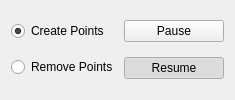
<?xml version="1.0" encoding="UTF-8"?>
<ui version="4.0">
 <class>PointFactoryControl</class>
 <widget class="QWidget" name="PointFactoryControl">
  <property name="geometry">
   <rect>
    <x>0</x>
    <y>0</y>
    <width>235</width>
    <height>100</height>
   </rect>
  </property>
  <property name="minimumSize">
   <size>
    <width>200</width>
    <height>100</height>
   </size>
  </property>
  <property name="windowTitle">
   <string>Form</string>
  </property>
  <property name="layoutDirection">
   <enum>Qt::LeftToRight</enum>
  </property>
  <layout class="QHBoxLayout" name="horizontalLayout">
   <item>
    <layout class="QVBoxLayout" name="verticalLayout">
     <property name="sizeConstraint">
      <enum>QLayout::SetNoConstraint</enum>
     </property>
     <item>
      <widget class="QRadioButton" name="createPointsRadioButton">
       <property name="text">
        <string>Create Points</string>
       </property>
       <property name="checked">
        <bool>true</bool>
       </property>
      </widget>
     </item>
     <item>
      <widget class="QRadioButton" name="removePointsRadioButton">
       <property name="text">
        <string>Remove Points</string>
       </property>
      </widget>
     </item>
    </layout>
   </item>
   <item>
    <layout class="QVBoxLayout" name="verticalLayout_2">
     <item>
      <widget class="QPushButton" name="pauseButton">
       <property name="text">
        <string>Pause</string>
       </property>
       <property name="checkable">
        <bool>true</bool>
       </property>
       <property name="checked">
        <bool>false</bool>
       </property>
      </widget>
     </item>
     <item>
      <widget class="QPushButton" name="resumeButton">
       <property name="text">
        <string>Resume</string>
       </property>
       <property name="checkable">
        <bool>true</bool>
       </property>
       <property name="checked">
        <bool>true</bool>
       </property>
      </widget>
     </item>
    </layout>
   </item>
  </layout>
 </widget>
 <resources/>
 <connections/>
</ui>
